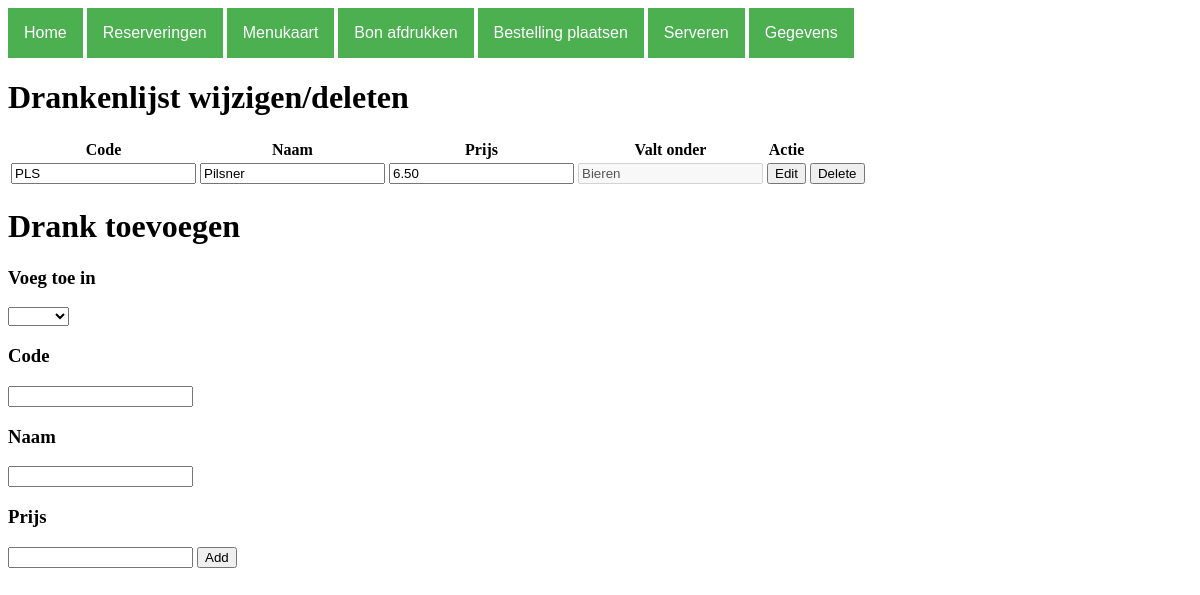
Screenshot of /drinken.php with the database file from the repository.
### tables this page shows
CREATE TABLE menuitems (
	ID INT(11) NOT NULL AUTO_INCREMENT UNIQUE,
	Code VARCHAR(4) UNIQUE,
	Naam VARCHAR(30),
	Gerechtsoort_ID INT(11) NOT NULL,
	Prijs DECIMAL(5,2) NOT NULL,
	 
	FOREIGN KEY (Gerechtsoort_ID) REFERENCES gerechtsoorten(ID)
);

CREATE TABLE gerechtsoorten (
	ID INT(11) NOT NULL AUTO_INCREMENT UNIQUE,
	Code VARCHAR(3) UNIQUE,
	Naam VARCHAR(20),
	Gerechtcategorie_ID INT(11) NOT NULL,
	 
	PRIMARY KEY (ID),
	FOREIGN KEY (Gerechtcategorie_ID) REFERENCES gerechtcategorien(ID)
);

### database.php (called while the page is built, shortened)
<?php
class database{
    private $db;
    function __construct(){
        $this->db_server = 'localhost';
        $this->db_username = 'root';
        $this->db_password = '';
        $this->db_name = 'examen';
        $dsn = "mysql:host=$this->db_server;dbname=$this->db_name;charset=utf8mb4";
        $options = [
            PDO::ATTR_ERRMODE            => PDO::ERRMODE_EXCEPTION,
            PDO::ATTR_DEFAULT_FETCH_MODE => PDO::FETCH_ASSOC,
            PDO::ATTR_EMULATE_PREPARES   => false,
        ];
        try {
             $this->db = new PDO($dsn, $this->db_username, $this->db_password, $options);
        } catch (\PDOException $e) {
             throw new \PDOException($e->getMessage(), (int)$e->getCode());
        }
    }
	public function select($statement, $named_placeholder){
        $statement = $this->db->prepare($statement);
        $statement->execute($named_placeholder);
        $result = $statement->fetchAll(PDO::FETCH_ASSOC);
        return $result;
    }
}
?>

### drinken.php (the view, shortened to what this page needs)
<?php
include 'database.php';
$db = new database();
$drinken = $db->select(" SELECT menuitems.ID, menuitems.Code, menuitems.Naam, menuitems.Prijs ,gerechtsoorten.ID AS soort_ID ,gerechtcategorien.Naam AS soort, gerechtsoorten.Naam AS soort_naam FROM menuitems
INNER JOIN gerechtsoorten ON menuitems.Gerechtsoort_ID = gerechtsoorten.ID
INNER JOIN gerechtcategorien ON gerechtsoorten.Gerechtcategorie_ID = gerechtcategorien.ID
WHERE Gerechtcategorie_ID = 1",[]);
$row_data = array_values($drinken);
$soorten = $db->select("SELECT * FROM gerechtsoorten WHERE Gerechtcategorie_ID = 1",[]);
$row_data_soorten = array_values($soorten);
?>
<!DOCTYPE html>
<html>
<head>
	<link rel="stylesheet" type="text/css" href="style.css">
</head>
<body>
	<?php include 'navigatie.php'; ?>
	<table>
		<thead>
			<tr>
				<th>Code</th>
				<th>Naam</th>
				<th>Prijs</th>
				<th>Valt onder</th>
				<th>Actie</th>
			</tr>
		</thead>
		<tbody><h1>Drankenlijst wijzigen/deleten</h1>
			<?php foreach ($row_data AS $data) { ?>
				<form method="post">
					<tr>
						<td><input type="text" maxlength="3" name="code" value="<?php echo $data["Code"] ?>"></td>
						<td><input type="text" name="naam" value="<?php echo $data["Naam"] ?>"></td>
						<td><input type="number" min="1" step=".01" name="prijs" value="<?php echo $data["Prijs"] ?>"></td>
						<td><input disabled type="text" name="gerechtsoort" value="<?php echo $data["soort_naam"] ?>"></td>
						<td><button type="sumbit" name="edit" onclick="return confirm('Are you sure you want to edit this item?');">Edit</button></td>
						<td><button type="sumbit" name="delete" onclick="return confirm('Are you sure you want to delete this item?');">Delete</button></td>
					</tr>
				</form>
			<?php } ?>
		</tbody>
	</table>
	<form method="post">
		<h1>Drank toevoegen</h1>
		<h3>Voeg toe in</h3>
	    <select name="soort_id">
	      <option></option>
	      <?php foreach($row_data_soorten AS $data_soorten) {?>
	        <option value="<?php echo $data_soorten["ID"]?>"><?php echo $data_soorten["Naam"] ?></option>
	      <?php } ?>
	    </select>
		<h3>Code</h3>
		<input type="text" maxlength="3" name="code">
		<h3>Naam</h3>
		<input type="text" name="naam">
		<h3>Prijs</h3>
		<input type="number" min="1" step=".01" name="prijs">
		<button type="sumbit" name="add">Add</button>
	</form>
</body>
</html>

### rows the page displays
menuitems: code "PLS", naam "Pilsner", prijs "6.50", gerechtsoort "Bieren"
